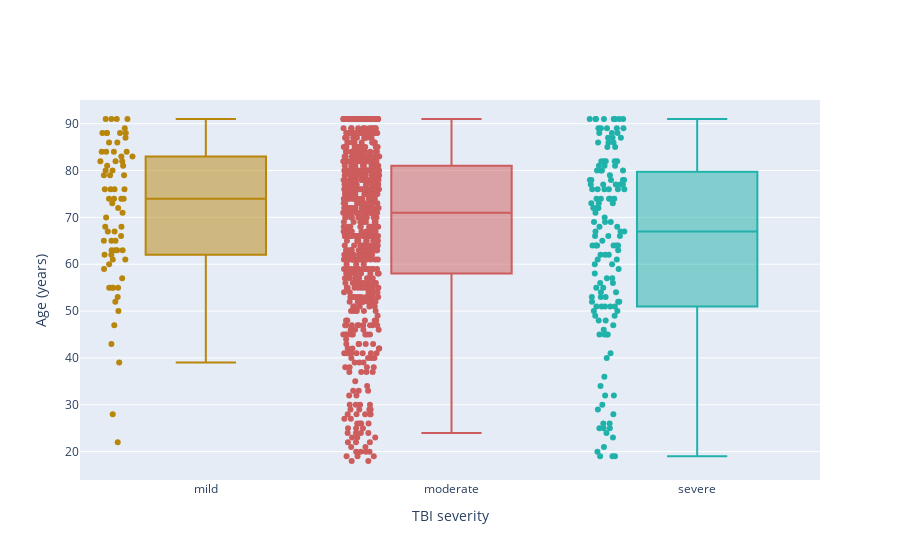

Here is the notebook cell this chart was saved with:
### Code cell
#age and severity
import plotly.graph_objects as go
import plotly.express as px
fig = go.Figure()

fig.add_trace(go.Box( y = demographic['age'][demographic['severity'] == "mild"], x = demographic['severity'][demographic['severity'] == "mild"], boxpoints='all', marker_color = 'darkgoldenrod'))
fig.add_trace(go.Box( y = demographic['age'][demographic['severity'] == "moderate"], x = demographic['severity'][demographic['severity'] == "moderate"], boxpoints='all', marker_color = 'indianred'))
fig.add_trace(go.Box( y = demographic['age'][demographic['severity'] == "severe"], x = demographic['severity'][demographic['severity'] == "severe"], boxpoints='all', marker_color = 'lightseagreen'))


fig.update_layout(
    yaxis_title='Age (years)', xaxis_title = 'TBI severity'
 # group together boxes of the different traces for each value of x
)
fig.update(layout_showlegend=False)
fig.show()
# sns.histplot(data = demographic, x = "age", hue = "death", multiple="stack", binwidth=0.7).set(title='Repartition of the TBI severity (GCS) and the corresponding deaths')

### Figure 1 — Plotly figure (JSON) as saved in the notebook; plotly's stock layout.template omitted (floating-point values rounded to 4 significant figures; data arrays with more than 128 entries replaced by an {"elided": "..."} marker saying what was removed)
{"data": [{"boxpoints": "all", "marker": {"color": "darkgoldenrod"}, "type": "box", "x": ["mild", "mild", "mild", "mild", "mild", "mild", "mild", "mild", "mild", "mild", "mild", "mild", "mild", "mild", "mild", "mild", "mild", "mild", "mild", "mild", "mild", "mild", "mild", "mild", "mild", "mild", "mild", "mild", "mild", "mild", "mild", "mild", "mild", "mild", "mild", "mild", "mild", "mild", "mild", "mild", "mild", "mild", "mild", "mild", "mild", "mild", "mild", "mild", "mild", "mild", "mild", "mild", "mild", "mild", "mild", "mild", "mild", "mild", "mild", "mild", "mild", "mild", "mild", "mild", "mild", "mild", "mild", "mild", "mild", "mild", "mild", "mild"], "y": [62, 88, 65, 74, 82, 61, 80, 88, 71, 86, 74, 73, 76, 76, 22, 88, 59, 52, 65, 74, 91, 79, 55, 89, 83, 47, 70, 84, 63, 65, 79, 88, 88, 81, 76, 91, 43, 87, 63, 50, 76, 84, 81, 86, 79, 91, 60, 91, 67, 67, 72, 83, 63, 82, 57, 28, 84, 68, 55, 82, 39, 55, 55, 62, 63, 61, 68, 53, 66, 80, 84, 74]}, {"boxpoints": "all", "marker": {"color": "indianred"}, "type": "box", "x": {"elided": "710 str values"}, "y": {"elided": "710 int values"}}, {"boxpoints": "all", "marker": {"color": "lightseagreen"}, "type": "box", "x": {"elided": "147 str values"}, "y": {"elided": "147 int values"}}], "layout": {"showlegend": false, "xaxis": {"title": {"text": "TBI severity"}}, "yaxis": {"title": {"text": "Age (years)"}}}}
